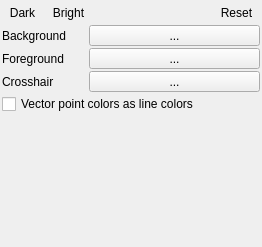
<?xml version="1.0" encoding="UTF-8"?>
<ui version="4.0">
 <class>Form</class>
 <widget class="QWidget" name="Form">
  <property name="geometry">
   <rect>
    <x>0</x>
    <y>0</y>
    <width>262</width>
    <height>247</height>
   </rect>
  </property>
  <property name="windowTitle">
   <string>Form</string>
  </property>
  <layout class="QGridLayout" name="gridLayout" rowstretch="0,1,1,1,0,0,0" columnstretch="0,2">
   <property name="leftMargin">
    <number>2</number>
   </property>
   <property name="topMargin">
    <number>2</number>
   </property>
   <property name="rightMargin">
    <number>2</number>
   </property>
   <property name="bottomMargin">
    <number>2</number>
   </property>
   <property name="spacing">
    <number>2</number>
   </property>
   <item row="3" column="1">
    <widget class="QgsColorButton" name="btnColorInfo">
     <property name="sizePolicy">
      <sizepolicy hsizetype="Preferred" vsizetype="Fixed">
       <horstretch>0</horstretch>
       <verstretch>0</verstretch>
      </sizepolicy>
     </property>
     <property name="text">
      <string>...</string>
     </property>
    </widget>
   </item>
   <item row="2" column="1">
    <widget class="QgsColorButton" name="btnColorForeground">
     <property name="sizePolicy">
      <sizepolicy hsizetype="Preferred" vsizetype="Fixed">
       <horstretch>0</horstretch>
       <verstretch>0</verstretch>
      </sizepolicy>
     </property>
     <property name="text">
      <string>...</string>
     </property>
    </widget>
   </item>
   <item row="3" column="0">
    <widget class="QLabel" name="label_3">
     <property name="text">
      <string>Crosshair</string>
     </property>
    </widget>
   </item>
   <item row="1" column="1">
    <widget class="QgsColorButton" name="btnColorBackground">
     <property name="sizePolicy">
      <sizepolicy hsizetype="Preferred" vsizetype="Fixed">
       <horstretch>0</horstretch>
       <verstretch>0</verstretch>
      </sizepolicy>
     </property>
     <property name="text">
      <string>...</string>
     </property>
    </widget>
   </item>
   <item row="2" column="0">
    <widget class="QLabel" name="label_2">
     <property name="text">
      <string>Foreground</string>
     </property>
    </widget>
   </item>
   <item row="1" column="0">
    <widget class="QLabel" name="label">
     <property name="text">
      <string>Background</string>
     </property>
    </widget>
   </item>
   <item row="0" column="0" colspan="2">
    <layout class="QHBoxLayout" name="horizontalLayout_2">
     <item>
      <widget class="QToolButton" name="btnColorSchemeDark">
       <property name="styleSheet">
        <string notr="true">background-color:&quot;black&quot;;
color:&quot;white&quot;</string>
       </property>
       <property name="text">
        <string>Dark</string>
       </property>
       <property name="autoRaise">
        <bool>true</bool>
       </property>
      </widget>
     </item>
     <item>
      <widget class="QToolButton" name="btnColorSchemeBright">
       <property name="styleSheet">
        <string notr="true">background-color:&quot;white&quot;;
color:&quot;black&quot;</string>
       </property>
       <property name="text">
        <string>Bright</string>
       </property>
       <property name="autoRaise">
        <bool>true</bool>
       </property>
      </widget>
     </item>
     <item>
      <spacer name="horizontalSpacer">
       <property name="orientation">
        <enum>Qt::Horizontal</enum>
       </property>
       <property name="sizeHint" stdset="0">
        <size>
         <width>40</width>
         <height>20</height>
        </size>
       </property>
      </spacer>
     </item>
     <item>
      <widget class="QToolButton" name="btnReset">
       <property name="text">
        <string>Reset</string>
       </property>
       <property name="autoRaise">
        <bool>true</bool>
       </property>
      </widget>
     </item>
    </layout>
   </item>
   <item row="4" column="0" colspan="2">
    <widget class="QCheckBox" name="cbUseRendererColors">
     <property name="text">
      <string>Vector point colors as line colors</string>
     </property>
    </widget>
   </item>
   <item row="5" column="0" colspan="2">
    <widget class="PlotStyleWidget" name="wDefaultProfileStyle" native="true">
     <property name="sizePolicy">
      <sizepolicy hsizetype="Preferred" vsizetype="Preferred">
       <horstretch>1</horstretch>
       <verstretch>1</verstretch>
      </sizepolicy>
     </property>
     <property name="minimumSize">
      <size>
       <width>50</width>
       <height>50</height>
      </size>
     </property>
    </widget>
   </item>
  </layout>
 </widget>
 <customwidgets>
  <customwidget>
   <class>QgsColorButton</class>
   <extends>QToolButton</extends>
   <header>qgscolorbutton.h</header>
  </customwidget>
  <customwidget>
   <class>PlotStyleWidget</class>
   <extends>QWidget</extends>
   <header>qps.plotstyling.plotstyling</header>
   <container>1</container>
  </customwidget>
 </customwidgets>
 <resources>
  <include location="../../../../QGIS/images/images.qrc"/>
  <include location="../qpsresources.qrc"/>
 </resources>
 <connections/>
</ui>
